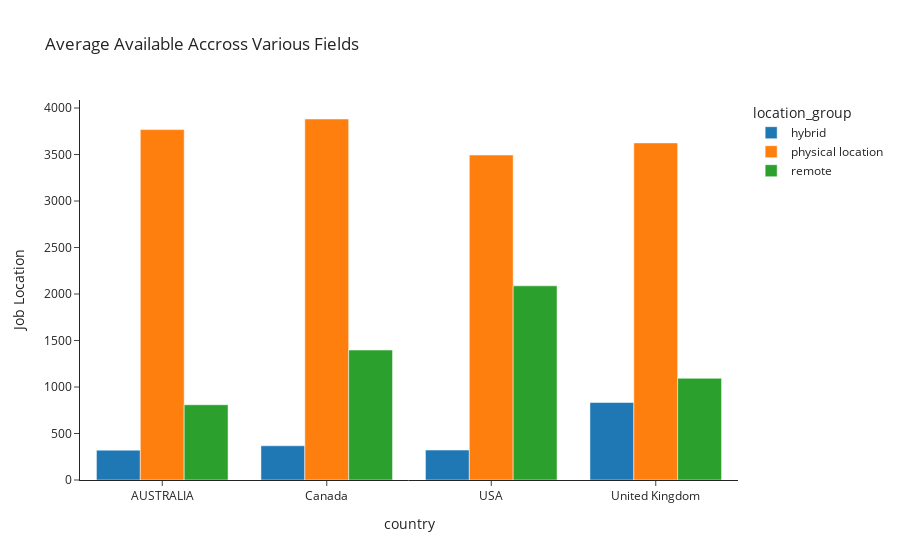

Notebook cell for this chart:
### Code cell
data['location_group'] = data['clean_location'].apply(group_location)

location_gen_df =  data.groupby(by=['country', 'location_group'], as_index=False)['location_group'].size()
px.bar(location_gen_df, 
                        x='country', y='size',
                        color='location_group', barmode='group',
                        template='simple_white',
                         labels={
                                    "country": "country",
                                    "size": "Job Location",
                                    "job_field": "Fields"
                                },
                        title="Average Available Accross Various Fields"
                        )

### Figure 1 — Plotly figure (JSON) as saved in the notebook; plotly's stock layout.template omitted (floating-point values rounded to 4 significant figures)
{"data": [{"alignmentgroup": "True", "hovertemplate": "location_group=hybrid<br>country=%{x}<br>Job Location=%{y}<extra></extra>", "legendgroup": "hybrid", "marker": {"color": "#1F77B4", "pattern": {"shape": ""}}, "name": "hybrid", "offsetgroup": "hybrid", "orientation": "v", "showlegend": true, "textposition": "auto", "type": "bar", "x": ["AUSTRALIA", "Canada", "USA", "United Kingdom"], "xaxis": "x", "y": [321, 368, 322, 833], "yaxis": "y"}, {"alignmentgroup": "True", "hovertemplate": "location_group=physical location<br>country=%{x}<br>Job Location=%{y}<extra></extra>", "legendgroup": "physical location", "marker": {"color": "#FF7F0E", "pattern": {"shape": ""}}, "name": "physical location", "offsetgroup": "physical location", "orientation": "v", "showlegend": true, "textposition": "auto", "type": "bar", "x": ["AUSTRALIA", "Canada", "USA", "United Kingdom"], "xaxis": "x", "y": [3768, 3882, 3495, 3625], "yaxis": "y"}, {"alignmentgroup": "True", "hovertemplate": "location_group=remote<br>country=%{x}<br>Job Location=%{y}<extra></extra>", "legendgroup": "remote", "marker": {"color": "#2CA02C", "pattern": {"shape": ""}}, "name": "remote", "offsetgroup": "remote", "orientation": "v", "showlegend": true, "textposition": "auto", "type": "bar", "x": ["AUSTRALIA", "Canada", "USA", "United Kingdom"], "xaxis": "x", "y": [809, 1398, 2088, 1094], "yaxis": "y"}], "layout": {"barmode": "group", "legend": {"title": {"text": "location_group"}, "tracegroupgap": 0}, "title": {"text": "Average Available Accross Various Fields"}, "xaxis": {"anchor": "y", "domain": [0, 1], "title": {"text": "country"}}, "yaxis": {"anchor": "x", "domain": [0, 1], "title": {"text": "Job Location"}}}}
